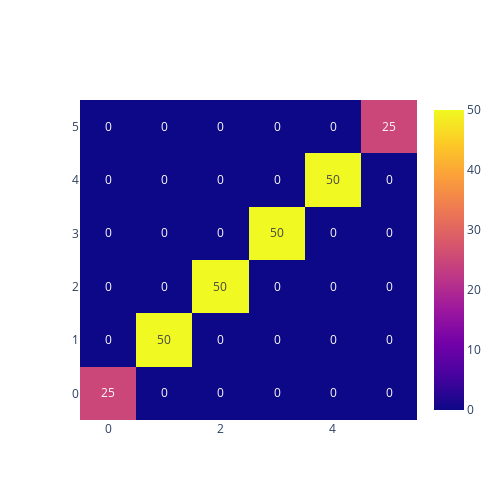

Notebook cell for this chart:
### Code cell
layout = go.Layout(width=500, height=500)

fig = go.Figure(go.Histogram2d(
        x=p1,
        y=p2,
        texttemplate= "%{z}",
    ), layout=layout) #, layout_xaxis_range=[-5, 5], layout_yaxis_range=[-5, 5])
fig.show()

### Figure 1 — Plotly figure (JSON) as saved in the notebook; plotly's stock layout.template omitted (floating-point values rounded to 4 significant figures; data arrays with more than 128 entries replaced by an {"elided": "..."} marker saying what was removed)
{"data": [{"texttemplate": "%{z}", "type": "histogram2d", "x": {"elided": "250 float values"}, "y": {"elided": "250 float values"}}], "layout": {"height": 500, "width": 500, "xaxis": {"autorange": true, "range": [-0.5, 5.5], "type": "linear"}, "yaxis": {"autorange": true, "range": [-0.5, 5.5], "type": "linear"}}}
